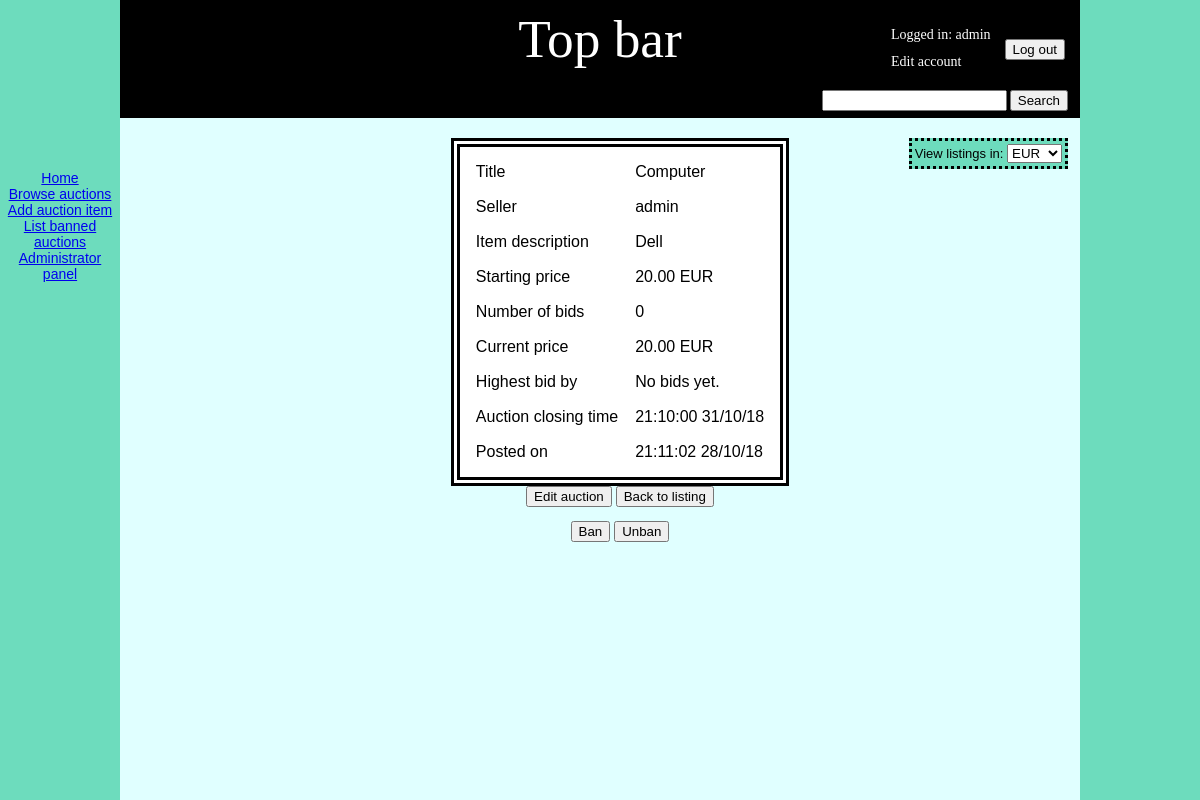
The page /auctions/12 (signed in) on the database its author committed.
### auctionApp/models.py (models this page shows, shortened)
class ExchangeRate(models.Model):
     code = models.CharField(primary_key=True, max_length=3)
     rate = models.FloatField()
     last_updated = models.DateTimeField(auto_now=True)

class Auction(models.Model):
    seller_id = models.IntegerField()
    seller_name = models.CharField(max_length=20)
    seller_email = models.EmailField()
    title = models.CharField(max_length=100, null=False, blank=False)
    description = models.TextField(null=False, blank=False)
    starting_price = models.FloatField()
    current_price = models.FloatField()
    current_winner_id = models.IntegerField(null=True, blank=True)
    current_winner_name = models.CharField(max_length=20, default='No bids yet.')
    time_posted = models.DateTimeField()
    time_closing = models.DateTimeField()
    hash_id = models.CharField(max_length=256)
    active = models.BooleanField(default=True)
    banned = models.BooleanField(default=False)
    resolved = models.BooleanField(default=False)

### auctionApp/auctions_browse.py (the view)
# urls.py: path('auctions/<int:number>', BrowseAuctions.fetch_auction, name='auctionFetch'),
    def fetch_auction(request, number, **messages):
        request = assert_currency(request)
        auction = Auction.objects.get(id=number)
        if auction.banned and not request.user.is_superuser:
            return BrowseAuctions.get(None, request, error_message='The auction you tried to view has been banned')
        context = get_context(request, auction)
        ongoing = auction.time_closing.strftime('%Y%m%d%H%M%S') > datetime.now().strftime('%Y%m%d%H%M%S')
        auction.time_posted = auction.time_posted.strftime('%H:%M:%S %d/%m/%y')
        auction.time_closing = auction.time_closing.strftime('%H:%M:%S %d/%m/%y')
        info_message = messages.get('info_message')
        error_message = messages.get('error_message')
        return render(request, 'view_auction_item.html', {'auction': auction,
                                                          'currency': context['currency'],
                                                          'rate': context['rate'],
                                                          'starting_sum': context['starting_sum'],
                                                          'starting_price': context['starting_price'],
                                                          'current_price': context['current_price'],
                                                          'info_message': info_message,
                                                          'error_message': error_message,
                                                          'ongoing': ongoing})

### auctionApp/auctions_browse.py (called while the page is built)
def assert_currency(request):
    if not 'currency' in request.session:
        request.session['currency'] = 'EUR'
    if not 'currencies' in request.session:
        request.session['currencies'] = Currency.code_list()
    return request

def get_context(request, auction):
    currency = request.session['currency']
    if currency != 'EUR':
        rate = Currency.get_rate(currency)
        starting_converted = auction.starting_price * rate
        current_converted = auction.current_price * rate
        starting_sum = "%.2f" % starting_converted
        starting_price = "%.2f EUR (%s %s)" % (auction.starting_price, starting_sum, currency)
        current_price = "%.2f EUR (%.2f %s)" % (auction.current_price, current_converted, currency)
    else:
        starting_sum = None
        rate = 1
        starting_price = "%.2f EUR" % auction.starting_price
        current_price = "%.2f EUR" % auction.current_price
    return {'currency': currency, 'rate': rate, 'starting_sum': starting_sum, 'starting_price': starting_price, 'current_price': current_price}

### auctionApp/currency.py (called while the page is built)
    def code_list(**type):
        if ExchangeRate.objects.count() == 0:
            Currency.fetch_rates()
        keylist = []
        for key in ExchangeRate.objects.all():
            if type.get('type') == 'pairlist':
                keylist.append([key.code, key.code])
            else:
                keylist.append(key.code)
        return keylist

### templates/view_auction_item.html (shortened to what this page needs)
{% extends 'base.html' %}
{% block content %}
    {% include 'currency_picker.html' %}
    {% include 'auction_table.html' %}
    <br>
    {% if user.is_authenticated %}
        {% if user.id == auction.seller_id %}
            <a href="{% url 'auctionEdit' auction.hash_id %}"><button>Edit auction</button></a>
        {% else %}
            {% if user.id != auction.current_winner_id and ongoing %}
                {% include 'bidding_form.html' %}
            {% endif %}
        {% endif %}
    {% endif %}
    <button onclick="goBack()">Back to listing</button>
    {% if user.is_superuser %}
        {% include 'item_admin.html' %}
    {% endif %}
{% endblock %}

### templates/login.html (shortened to what this page needs)
{% if not user.is_authenticated %}
    <form action="{% url 'login' %}" method="POST" class="login">
        {% csrf_token %}
        <table>
            <tr>
                <td>
                    <input id="username" name="username" type="text", value="Username" /><br>
                    <input id="password" name="password" type="password", value="Password"/>
                </td>
                <td>
                    <button type="submit">Login</button>
                </td>
            </tr>
        </table>
    </form>
{% else %}
    <div class="login">
        <table border="0" class="text_white">
            <tr>
                <td>
                    Logged in: {{ user }}
                </td>
                <td rowspan="3">
                    <br><form action="{% url 'logout' %}" method="POST" style="padding-left: 10px">
                        <button type="submit">Log out</button>
                    </form>
                </td>
            </tr>
            <tr>
                <td>
                    <a href="{% url 'edit_account' %}" class="text_white">Edit account</a>
                </td>
            </tr>
        </table>
    </div>
{% endif %}

### templates/currency_picker.html (shortened to what this page needs)
<form action="{% url 'change_currency' %}" method="POST" class="login" style="background-color: #6DDCBD; padding: 3px;border: black; border-style: dotted"">
    View listings in:
    <select name="currency" id="currency" onchange="this.form.submit()">
        {% for code in request.session.currencies %}
            <option value="{{ code }}"
                {% if code == request.session.currency %}
                    selected
                {% endif %}>{{ code }}</option>
        {% endfor %}
    </select>
</form>

### templates/auction_table.html
<table class="auction_item">
    <tr>
        <td>
            Title
        </td>
        <td>
            {{ auction.title }}
        </td>
    </tr>
    <tr>
        <td>
            Seller
        </td>
        <td>
            {{ auction.seller_name }}
        </td>
    </tr>
    <tr>
        <td valign="top">
            Item description
        </td>
        <td>
            <pre>{{ auction.description }}</pre>
        </td>
    </tr>
    <tr>
        <td>
            Starting price
        </td>
        <td>
            {{ starting_price }}
        </td>
    </tr>
    <tr>
        <td>
            Number of bids
        </td>
        <td>
            {{ auction.bid_set.count }}
        </td>
    </tr>
    <tr>
        <td>
            Current price
        </td>
        <td>
            {{ current_price }}
        </td>
    </tr>
    <tr>
        <td>
            Highest bid by
        </td>
        <td>
            {{ auction.current_winner_name }}
        </td>
    </tr>
    <tr>
        <td>
            Auction closing time
        </td>
        <td>
            {% if auction_time_closing %}
                {{ auction_time_closing }}
            {% else %}
                {{ auction.time_closing }}
            {% endif %}
        </td>
    </tr>
    <tr>
        <td>
            Posted on
        </td>
        <td>
            {% if auction_time_posted %}
                {{ auction_time_posted }}
            {% else %}
                {{ auction.time_posted }}
            {% endif %}
        </td>
    </tr>
</table>

### rows shown on the page
ExchangeRate: currency "EUR"
Auction: title "Computer", seller_name "admin", description "Dell", bid_set.count "0", current_winner_name "No bids yet.", time_closing "21:10:00 31/10/18", time_posted "21:11:02 28/10/18"

### other values the page prints
{{ user }} "admin"
{{ starting_price }} "20.00 EUR"
{{ current_price }} "20.00 EUR"
